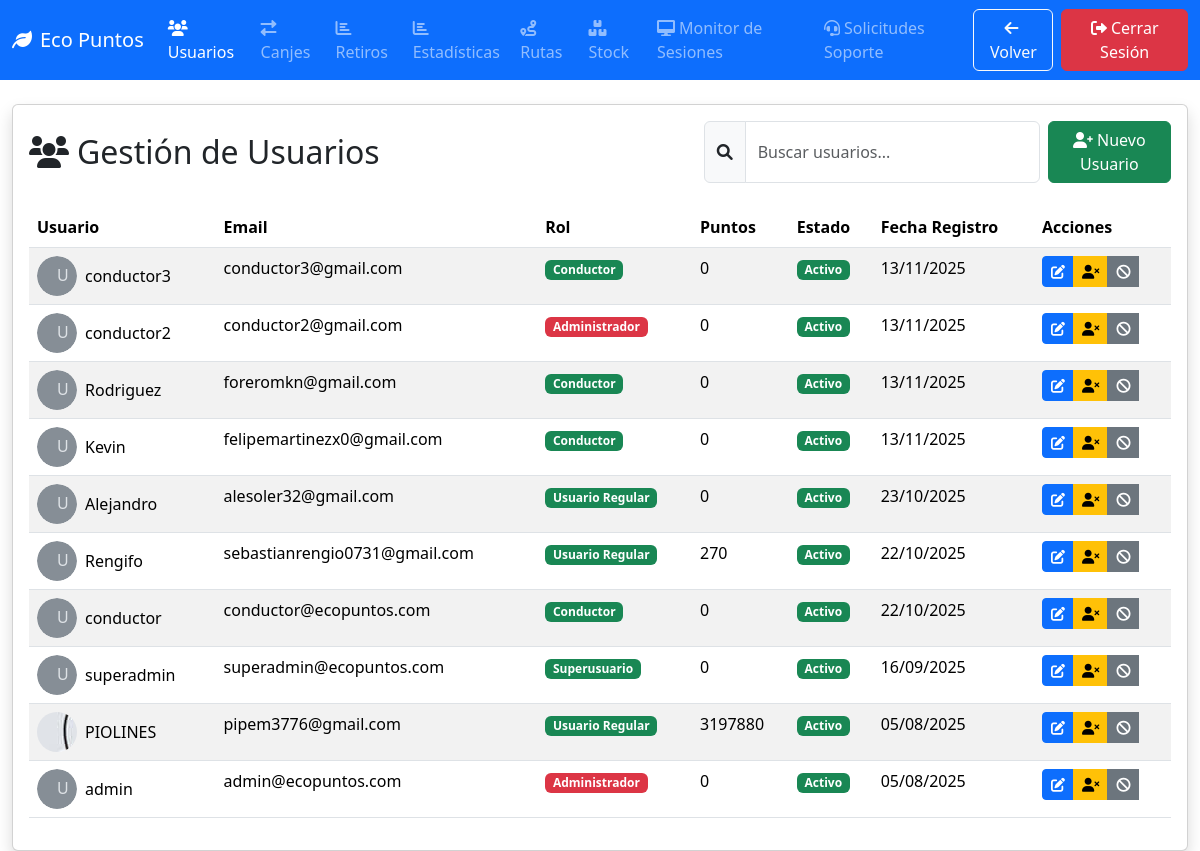
/usuarioadmin/ (signed in), run on the app's committed database.
### core/models.py (models this page shows, shortened)
class Usuario(AbstractUser):
    ROLES = (
        ('superuser', 'Superusuario'),
        ('admin', 'Administrador'),
        ('conductor', 'Conductor'),
        ('user', 'Usuario Regular'),
    )
    LEVELS = (
        ('guardian_verde', 'Guardián Verde'),
        ('defensor_planeta', 'Defensor del Planeta'),
        ('heroe_eco', 'Héroe Eco'),
        ('embajador_ambiental', 'Embajador Ambiental'),
        ('leyenda_sustentable', 'Leyenda Sustentable'),
    )
    role = models.CharField(max_length=10, choices=ROLES, default='user')
    level = models.CharField(max_length=25, choices=LEVELS, default='guardian_verde')
    puntos = models.IntegerField(default=0)
    puntos_juego = models.IntegerField(default=0)  # Puntos acumulados en juegos de plásticos
    puntos_juego_vidrios = models.IntegerField(default=0)  # Puntos acumulados en juegos de vidrios
    puntos_juego_papel = models.IntegerField(default=0)  # Puntos acumulados en el juego de papel y cartón
    puntos_juego_metales = models.IntegerField(default=0)  # Puntos acumulados en el juego de metales
    telefono = models.CharField(max_length=20, blank=True, null=True)
    direccion = models.CharField(max_length=255, blank=True, null=True)
    fecha_registro = models.DateTimeField(auto_now_add=True)
    password_reset_token = models.CharField(max_length=100, blank=True, null=True)
    password_reset_expires = models.DateTimeField(null=True, blank=True)
    testimonio = models.TextField("Testimonio", blank=True, null=True)
    notificaciones_email = models.BooleanField(default=True)
    notificaciones_push = models.BooleanField(default=False)
    perfil_publico = models.BooleanField(default=True)
    mostrar_puntos = models.BooleanField(default=True)
    foto_perfil = models.ImageField(upload_to='fotos_perfil/', null=True, blank=True)
    suspended = models.BooleanField(default=False, help_text="Usuario suspendido permanentemente")
    terminos_aceptados = models.BooleanField(default=False, help_text="Usuario ha aceptado los términos y condiciones")
    fecha_aceptacion_terminos = models.DateTimeField(null=True, blank=True, help_text="Fecha cuando aceptó los términos")
    email_verificado = models.BooleanField(default=False, help_text="Email verificado con código 2FA")
    codigo_verificacion = models.CharField(max_length=6, blank=True, null=True, help_text="Código de verificación 2FA")
    codigo_verificacion_expira = models.DateTimeField(null=True, blank=True, help_text="Expiración del código 2FA")
    intentos_verificacion = models.IntegerField(default=0, help_text="Intentos fallidos de verificación")
    verificacion_bloqueada_hasta = models.DateTimeField(null=True, blank=True, help_text="Bloqueo temporal por intentos fallidos")
    email = models.EmailField(unique=True)
    class Meta:
        verbose_name = 'Usuario'
        verbose_name_plural = 'Usuarios'
    def is_admin_user(self):
        return self.role == 'admin'
    def is_elevated_user(self):
        return self.role in ['admin', 'superuser', 'conductor']

### core/views.py (the view)
# urls.py: path('usuarioadmin/', views.usuarioadmin, name='usuarioadmin'),
def usuarioadmin(request):
    if not request.user.is_authenticated:
        messages.error(request, 'Debes iniciar sesión como administrador para acceder a la gestión de usuarios.')
        return redirect('inicioadmin')
    if not is_admin(request.user):
        messages.error(request, 'No tienes permisos de administrador para acceder a esta página.')
        return redirect('inicioadmin')
    User = get_user_model()
    users = User.objects.all().order_by('-fecha_registro')
    total_users = users.count()
    active_users = users.filter(is_active=True).count()
    new_users = users.filter(fecha_registro__month=timezone.now().month).count()
    total_points = sum(user.puntos for user in users)
    paginator = Paginator(users, 10)  # 10 usuarios por página
    page = request.GET.get('page')
    try:
        users = paginator.page(page)
    except PageNotAnInteger:
        users = paginator.page(1)
    except EmptyPage:
        users = paginator.page(paginator.num_pages)
    context = {
        'users': users,
        'total_users': total_users,
        'active_users': active_users,
        'new_users': new_users,
        'total_points': total_points,
    }
    return render(request, 'core/usuarioadmin.html', context)

### core/views.py (called while the page is built)
def is_admin(user):
    return user.is_authenticated and (hasattr(user, 'is_admin_user') and user.is_admin_user()) or (hasattr(user, 'is_elevated_user') and user.is_elevated_user())

### core/templates/core/usuarioadmin.html (shortened to what this page needs)
{% load static %}
<!DOCTYPE html>
<html lang="es">
<head>
    <link href="https://cdn.jsdelivr.net/npm/bootstrap@5.3.3/dist/css/bootstrap.min.css" rel="stylesheet">
    <link href="https://cdnjs.cloudflare.com/ajax/libs/font-awesome/6.0.0/css/all.min.css" rel="stylesheet">
    <link href="https://cdnjs.cloudflare.com/ajax/libs/toastr.js/latest/toastr.min.css" rel="stylesheet">
</head>
<body>
    {% block content %}
    <nav class="navbar navbar-expand-lg navbar-dark bg-primary mb-4">
        <div class="container-fluid">
            <a class="navbar-brand" href="{% url 'paneladmin' %}">
                <i class="fas fa-leaf me-2"></i>Eco Puntos
            </a>
            <div class="collapse navbar-collapse" id="navbarAdmin">
                <ul class="navbar-nav me-auto">
                    <li class="nav-item">
                        <a class="nav-link active" href="{% url 'usuarioadmin' %}">
                            <i class="fas fa-users me-1"></i>Usuarios
                        </a>
                    </li>
                    <li class="nav-item">
                        <a class="nav-link" href="{% url 'canjeadmin' %}">
                            <i class="fas fa-exchange-alt me-1"></i>Canjes
                        </a>
                    </li>
                    <li class="nav-item">
                        <a class="nav-link" href="{% url 'retiroadmin' %}">
                            <i class="fas fa-chart-bar me-1"></i>Retiros
                        </a>
                    </li>
                    <li class="nav-item">
                        <a class="nav-link" href="{% url 'estadisticasadmin' %}">
                            <i class="fas fa-chart-bar me-1"></i>Estadísticas
                        </a>
                    </li>
                    <li class="nav-item">
                        <a class="nav-link" href="{% url 'rutas' %}">
                            <i class="fas fa-route me-1"></i>Rutas
                        </a>
                    </li>
                    <li class="nav-item">
                        <a class="nav-link" href="{% url 'stock_recompensas' %}">
                            <i class="fas fa-boxes me-1"></i>Stock
                        </a>
                    </li>
                    <li class="nav-item">
                        <a class="nav-link" href="{% url 'monitor_sesiones' %}">
                            <i class="fas fa-desktop me-1"></i>Monitor de Sesiones
                        </a>
                    </li>
                    <li class="nav-item">
                        <a class="nav-link" href="{% url 'listar_solicitudes_soporte' %}">
                            <i class="fas fa-headset me-1"></i>Solicitudes Soporte
                        </a>
                    </li>
                </ul>
                <div class="d-flex">
                    <a href="{% url 'paneladmin' %}" class="btn btn-outline-light me-2">
                        <i class="fas fa-arrow-left me-1"></i>Volver
                    </a>
                    <a href="{% url 'logout' %}" class="btn btn-danger">
                        <i class="fas fa-sign-out-alt me-1"></i>Cerrar Sesión
                    </a>
                </div>
            </div>
        </div>
    </nav>
    <div class="container-fluid">
        <div class="row">
            <div class="col-12">
                <div class="card shadow">
                    <div class="card-body">
                        <div class="d-flex justify-content-between align-items-center mb-4">
                            <h2 class="card-title mb-0">
                                <i class="fas fa-users me-2"></i>Gestión de Usuarios
                            </h2>
                            <div class="d-flex gap-2">
                                <div class="input-group">
                                    <span class="input-group-text">
                                        <i class="fas fa-search"></i>
                                    </span>
                                    <input type="text" id="searchInput" class="form-control" placeholder="Buscar usuarios...">
                                </div>
                                <button type="button" class="btn btn-success" data-bs-toggle="modal" data-bs-target="#addUserModal">
                                    <i class="fas fa-user-plus me-1"></i>Nuevo Usuario
                                </button>
                            </div>
                        </div>
                        <div class="table-responsive">
                            <table id="usersTable" class="table table-striped">
                                <thead>
                                    <tr>
                                        <th>Usuario</th>
                                        <th>Email</th>
                                        <th>Rol</th>
                                        <th>Puntos</th>
                                        <th>Estado</th>
                                        <th>Fecha Registro</th>
                                        <th>Acciones</th>
                                    </tr>
                                </thead>
                                <tbody>
                                    {% for user in users %}
                                    <tr id="user-row-{{ user.id }}">
                                        <td>
                                            <div class="d-flex align-items-center">
                                                <div class="avatar-admin me-2">
                                                    {% if user.foto_perfil %}
                                                        <img src="{{ user.foto_perfil.url }}" alt="Avatar" class="rounded-circle">
                                                    {% else %}
                                                        <svg class="bd-placeholder-img" width="100%" height="100%" xmlns="http://www.w3.org/2000/svg" role="img" preserveAspectRatio="xMidYMid slice" focusable="false">
                                                            <rect width="100%" height="100%" fill="#868e96"></rect>
                                                            <text x="50%" y="50%" fill="#dee2e6" dy=".3em">U</text>
                                                        </svg>
                                                    {% endif %}
                                                </div>
                                                {{ user.username }}
                                            </div>
                                        </td>
                                        <td>{{ user.email }}</td>
                                        <td>
                                            <span class="badge {% if user.role == 'admin' %}bg-danger{% else %}bg-success{% endif %}">
                                                {{ user.get_role_display }}
                                            </span>
                                        </td>
                                        <td>{{ user.puntos }}</td>
                                        <td>
                                            <span class="badge {% if user.is_active %}bg-success{% else %}bg-secondary{% endif %}">
                                                {% if user.is_active %}Activo{% else %}Inactivo{% endif %}
                                            </span>
                                        </td>
                                        <td>{{ user.fecha_registro|date:"d/m/Y" }}</td>
                                        <td>
                                            <div class="btn-group">
                                                <button type="button" class="btn btn-sm btn-primary" data-bs-toggle="modal" data-bs-target="#editUser{{ user.id }}">
                                                    <i class="fas fa-edit"></i>
                                                </button>
                                                {% if user.is_active and not user.suspended %}
                                                <button type="button" class="btn btn-sm btn-warning" data-bs-toggle="modal" data-bs-target="#deactivateUser{{ user.id }}">
                                                    <i class="fas fa-user-times"></i>
                                                </button>
                                                <button type="button" class="btn btn-sm btn-secondary" data-bs-toggle="modal" data-bs-target="#suspendUser{{ user.id }}">
                                                    <i class="fas fa-ban"></i>
                                                </button>
                                                {% elif not user.is_active and not user.suspended %}
                                                <button type="button" class="btn btn-sm btn-success" data-bs-toggle="modal" data-bs-target="#reactivateUser{{ user.id }}">
                                                    <i class="fas fa-user-check"></i>
                                                </button>
                                                {% elif user.suspended %}
                                                <button type="button" class="btn btn-sm btn-info" data-bs-toggle="modal" data-bs-target="#unsuspendUser{{ user.id }}">
                                                    <i class="fas fa-user-plus"></i>
                                                </button>
                                                {% endif %}
                                            </div>
                                        </td>
                                    </tr>
                                    {% endfor %}
                                </tbody>
                            </table>
                        </div>
                    </div>
                </div>
            </div>
        </div>
    </div>
    {% endblock %}

### core/templates/core/usuarioadmin.html (style rules this page uses)
.avatar-admin { width: 40px; height: 40px; border-radius: 50%; display: flex; align-items: center; justify-content: center; overflow: hidden; }
.avatar-admin svg { width: 100%; height: 100%; border-radius: 50%; }

### data on the page
Usuario: foto_perfil "U", username "conductor3", email "conductor3@gmail.com", role "Conductor", puntos "0", is_active "Activo", fecha_registro "13/11/2025"
Usuario: foto_perfil "U", username "conductor2", email "conductor2@gmail.com", role "Administrador", puntos "0", is_active "Activo", fecha_registro "13/11/2025"
Usuario: foto_perfil "U", username "Rodriguez", email "foreromkn@gmail.com", role "Conductor", puntos "0", is_active "Activo", fecha_registro "13/11/2025"
Usuario: foto_perfil "U", username "Kevin", email "felipemartinezx0@gmail.com", role "Conductor", puntos "0", is_active "Activo", fecha_registro "13/11/2025"
Usuario: foto_perfil "U", username "Alejandro", email "alesoler32@gmail.com", role "Usuario Regular", puntos "0", is_active "Activo", fecha_registro "23/10/2025"
Usuario: foto_perfil "U", username "Rengifo", email "sebastianrengio0731@gmail.com", role "Usuario Regular", puntos "270", is_active "Activo", fecha_registro "22/10/2025"
Usuario: foto_perfil "U", username "conductor", email "conductor@ecopuntos.com", role "Conductor", puntos "0", is_active "Activo", fecha_registro "22/10/2025"
Usuario: foto_perfil "U", username "superadmin", email "superadmin@ecopuntos.com", role "Superusuario", puntos "0", is_active "Activo", fecha_registro "16/09/2025"
Usuario: foto_perfil (picture), username "PIOLINES", email "pipem3776@gmail.com", role "Usuario Regular", puntos "3197880", is_active "Activo", fecha_registro "05/08/2025"
Usuario: foto_perfil "U", username "admin", email "admin@ecopuntos.com", role "Administrador", puntos "0", is_active "Activo", fecha_registro "05/08/2025"
